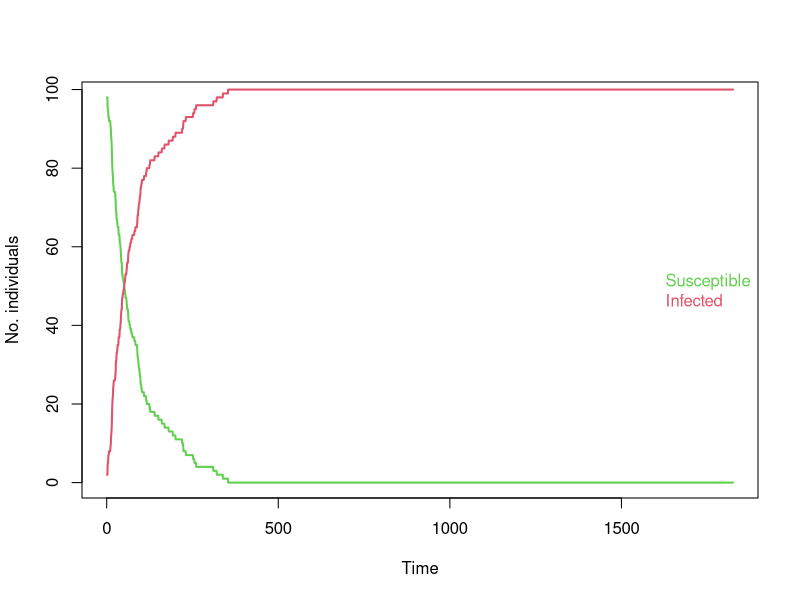
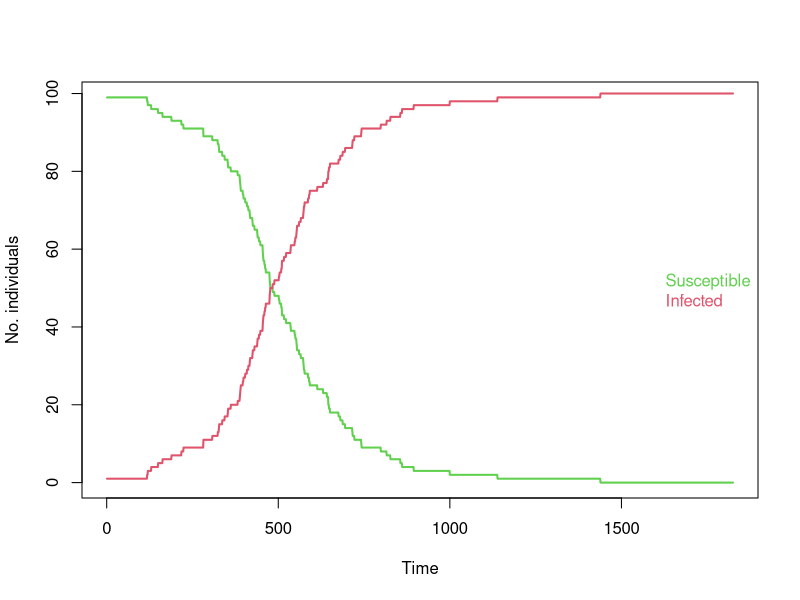
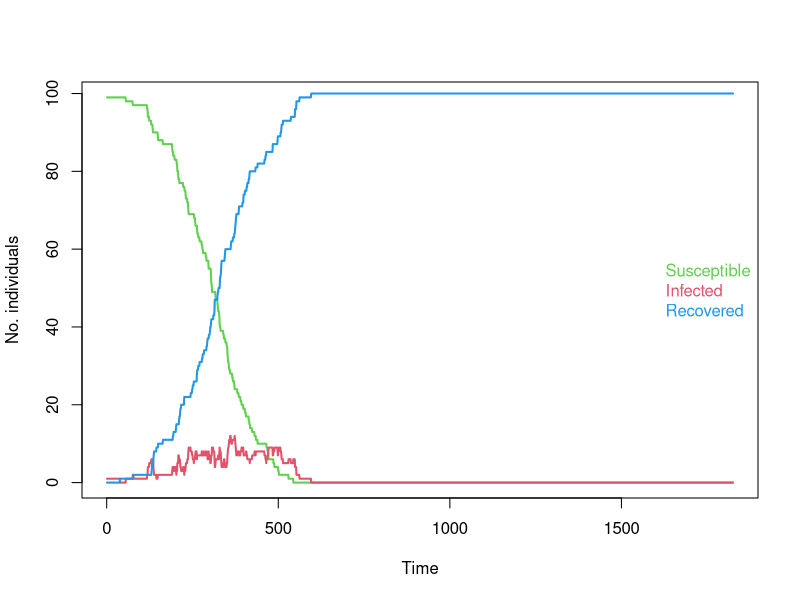
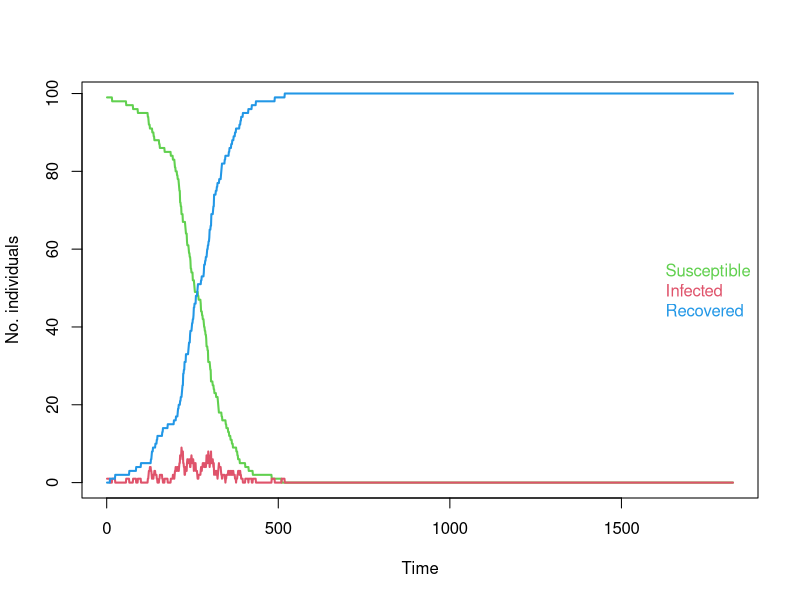

Write the R code that produced these figures, in order.
## ---- chunk 1
## This code along with the makefile allows us to show solutions conditional on file type
set.seed(2022-07-22)
solution_start <- function(){
	rv <- ""
	if(!params$solutions & !solution_current){
		if(params$latex) rv <- "\\begin{comment}" else rv <- "<!--"
		knitr::opts_chunk$set(eval = FALSE)
		solution_current <<- TRUE
	}
	return(rv)
}
solution_end <- function(){
	rv <- ""
	if(!params$solutions & solution_current){
		if(params$latex) rv <- "\\end{comment}" else rv <- "-->"
		knitr::opts_chunk$set(eval = TRUE)
		solution_current <<- FALSE
	}
	return(rv)
}
solution_current <- FALSE
## ---- chunk 2
set.seed(250)

n.cows <- 100

# Create the farm:
farm <- data.frame(id =1:n.cows,
                   age=round(runif(n.cows,730,1642)),
                   infected=0)

# We start by initially infected one cow - the first one:
farm$infected[1] <- 1

# We set the probability of infection:
ProbInfection <- 0.01

# We want to simulate 5 years:
end.time <- 5 * 365

# Collect the mean age of the cows in herd over time:
age_collect <- numeric(end.time)

# Collect the number of susceptible and infected animals at each time point:
inf_collect <- data.frame(susceptible=rep(0,end.time), infected=rep(0, end.time))

for (k in 1:end.time)
{

    # Identify the cows that are not infected (susceptible):
    PotInf       <- which(farm$infected==0)
    # Draw randomly which of the cows that should be (newly) infected:
    NewInf       <- PotInf[rbinom(length(PotInf),1,prob=ProbInfection)==1]
    # If there are new infections, then we infect them:
    if(length(NewInf)>0) farm$infected[NewInf] <- 1

   # Add one day to the age of all the animals, for each simulated:
   farm$age <- farm$age + 1

   # Save the daily mean age of all cows:
   age_collect[k] <- mean(farm$age)
   
   # Save the number of susceptible and infected:
   sus <- length(farm$infected[farm$infected==0])
   inf <- length(farm$infected[farm$infected==1])
   inf_collect[k,] <- c(sus, inf)
}

## ---- chunk 3

plot(inf_collect$susceptible, type="l", lwd=2, col=3, xlab="Time", ylab="No. individuals")
lines(inf_collect$infected, type="l", lwd=2, col=2)
legend("right", text.col=c(3,2), legend=c("Susceptible", "Infected"), 
       bty="n")

## ---- chunk 4
set.seed(250)

n.cows <- 100

# Create the farm:
farm <- data.frame(id =1:n.cows,
                   age=round(runif(n.cows,730,1642)),
                   infected=0)

# We start by initially infected one cow - the first one:
farm$infected[1] <- 1

# We set the probability of infection:
Beta <- 0.01

# We want to simulate 5 years:
end.time <- 5 * 365

# Collect the mean age of the cows in herd over time:
age_collect <- numeric(end.time)

# Collect the number of susceptible and infected animals at each time point:
inf_collect <- data.frame(susceptible=rep(0,end.time), infected=rep(0, end.time))

for (k in 1:end.time)
{
    # We update the ProbInf within the model:
    ProbInfection <- Beta * sum(farm$infected) / n.cows

    # Identify the cows that are not infected (susceptible):
    PotInf       <- which(farm$infected==0)
    # Draw randomly which of the cows that should be (newly) infected:
    NewInf       <- PotInf[rbinom(length(PotInf),1,prob=ProbInfection)==1]
    # If there are new infections, then we infect them:
    if(length(NewInf)>0) farm$infected[NewInf] <- 1

   # Add one day to the age of all the animals, for each simulated:
   farm$age <- farm$age + 1

   # Save the daily mean age of all cows:
   age_collect[k] <- mean(farm$age)
   
   # Save the number of susceptible and infected:
   sus <- length(farm$infected[farm$infected==0])
   inf <- length(farm$infected[farm$infected==1])
   inf_collect[k,] <- c(sus, inf)
}


plot(inf_collect$susceptible, type="l", lwd=2, col=3, xlab="Time", ylab="No. individuals")
lines(inf_collect$infected, type="l", lwd=2, col=2)
legend("right", text.col=c(3,2), legend=c("Susceptible", "Infected"), 
       bty="n")

## ---- chunk 5
set.seed(250)

n.cows <- 100

# Create the farm:
farm <- data.frame(id =1:n.cows,
                   age=round(runif(n.cows,730,1642)),
                   infected=0)

# We now have three compartments in the "infected" column:
# 0 = Susceptible
# 1 = Infected
# 2 = Recovered

# We start by initially infected one cow - the first one:
farm$infected[1] <- 1

# We set the probability of infection:
Beta <- 0.01

# We set the probability of cure:
Gamma <- 0.03

# We want to simulate 5 years:
end.time <- 5 * 365

# Collect the mean age of the cows in herd over time:
age_collect <- numeric(end.time)

# Collect the number of susceptible and infected animals at each time point:
inf_collect <- data.frame(susceptible=rep(0,end.time), infected=rep(0, end.time), recovered=rep(0, end.time))

for (k in 1:end.time)
{
   # We update the ProbInf within the model:
   ProbInfection <- Beta * sum(farm$infected) / n.cows
   
   ### Infection ###
   
   # Identify the cows that are not infected (susceptible):
   PotInf       <- which(farm$infected==0)
   # Draw randomly which of the cows that should be (newly) infected:
   NewInf       <- PotInf[rbinom(length(PotInf),1,prob=ProbInfection)==1]
   # If there are new infections, then we infect them:
   if(length(NewInf)>0) farm$infected[NewInf] <- 1
   
   ### Recovery ###
   
   # Identify the cows that are infected:
   PotRec       <- which(farm$infected==1)
   # Draw randomly which of the cows that should recover:
   NewRec       <- PotRec[rbinom(length(PotRec),1,prob=Gamma)==1]
   # If there are any recoveries, they recover:
   if(length(NewRec)>0) farm$infected[NewRec] <- 2

   # Add one day to the age of all the animals, for each simulated:
   farm$age <- farm$age + 1
   
   # Save the daily mean age of all cows:
   age_collect[k] <- mean(farm$age)
   
   # Save the number of susceptible, infected and recovered:
   sus <- length(farm$infected[farm$infected==0])
   inf <- length(farm$infected[farm$infected==1])
   rec <- length(farm$infected[farm$infected==2])
   inf_collect[k,] <- c(sus, inf, rec)
}


plot(inf_collect$susceptible, type="l", lwd=2, col=3, xlab="Time", ylab="No. individuals")
lines(inf_collect$infected, type="l", lwd=2, col=2)
lines(inf_collect$recovered, type="l", lwd=2, col=4)
legend("right", text.col=c(3,2, 4), legend=c("Susceptible", "Infected", "Recovered"), 
       bty="n")

## ---- chunk 6
set.seed(250)

n.cows <- 100

# Create the farm:
farm <- data.frame(id =1:n.cows,
                   age=round(runif(n.cows,730,1642)),
                   infected=0, infected.days=0)

# We now have three compartments in the "infected" column:
# 0 = Susceptible
# 1 = Infected
# 2 = Recovered

# We start by initially infected one cow - the first one:
farm$infected[1] <- 1

# We set the probability of infection:
Beta <- 0.01

# We want to simulate 5 years:
end.time <- 5 * 365

# Collect the mean age of the cows in herd over time:
age_collect <- numeric(end.time)

# Collect the number of susceptible and infected animals at each time point:
inf_collect <- data.frame(susceptible=rep(0,end.time), infected=rep(0, end.time), recovered=rep(0, end.time))

for (k in 1:end.time)
{
   # We update the ProbInf within the model:
   ProbInfection <- Beta * sum(farm$infected) / n.cows
   
   ### Infection ###
   
   # Identify the cows that are not infected (susceptible):
   PotInf       <- which(farm$infected==0)
   # Draw randomly which of the cows that should be (newly) infected:
   NewInf       <- PotInf[rbinom(length(PotInf),1,prob=ProbInfection)==1]
   # If there are new infections, then we infect them:
   if(length(NewInf)>0) farm$infected[NewInf] <- 1
   # And update the infected days counter (at each time step):
   farm$infected.days[farm$infected==1] <- farm$infected.days[farm$infected==1] + 1

   
   ### Recovery ###
   
   # Identify the cows that have been infected for 10 days:
   Rec          <- which(farm$infected.days==10)
   # If there are any recoveries, they recover:
   if(length(Rec)>0) farm$infected[Rec] <- 2
   # And we set their infected counter to zero again:
   if(length(Rec)>0) farm$infected.counter[Rec] <- 0

   # Add one day to the age of all the animals, for each simulated:
   farm$age <- farm$age + 1
   
   # Save the daily mean age of all cows:
   age_collect[k] <- mean(farm$age)
   
   # Save the number of susceptible, infected and recovered:
   sus <- length(farm$infected[farm$infected==0])
   inf <- length(farm$infected[farm$infected==1])
   rec <- length(farm$infected[farm$infected==2])
   inf_collect[k,] <- c(sus, inf, rec)
   
}


plot(inf_collect$susceptible, type="l", lwd=2, col=3, xlab="Time", ylab="No. individuals")
lines(inf_collect$infected, type="l", lwd=2, col=2)
lines(inf_collect$recovered, type="l", lwd=2, col=4)
legend("right", text.col=c(3,2, 4), legend=c("Susceptible", "Infected", "Recovered"), 
       bty="n")

